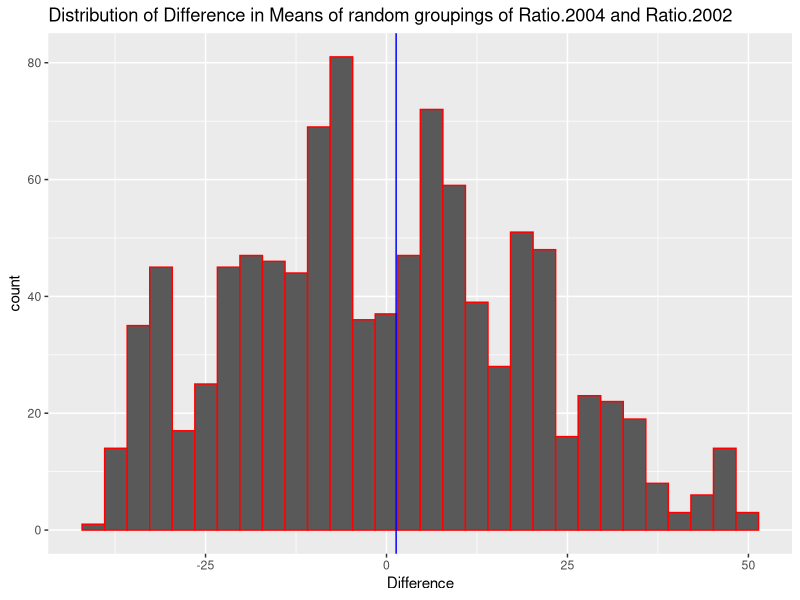

Reproduce this figure in R.
## ---- chunk 1
knitr::opts_chunk$set(echo = FALSE, warning = FALSE, message = FALSE)
## ---- chunk 2
library(tidyverse)
trafficData <- read_csv("TrafficDeathsPer1000.csv")%>%
  rename(Country = "Traffic mortality per 100,000, age adjusted")
populationDensity <- read_csv("PopulationDensity.csv")%>%
  rename(Country = "Population density (per square km)")

trafficDataReal <- trafficData %>%
  select(Country,`2002`,`2004`)
trafficDataReal$`2002` <- as.numeric(trafficDataReal$`2002`)
trafficDataReal$`2004` <- as.numeric(trafficDataReal$`2004`)

populationDensityReal <- populationDensity %>%
  select(Country,`2002`,`2004`)
populationDensityReal$`2002` <- as.numeric(populationDensityReal$`2002`)
populationDensityReal$`2004` <- as.numeric(populationDensityReal$`2004`)


mergedData <- trafficDataReal %>%
  inner_join(populationDensityReal, by = "Country", suffix = c(".trafficDeath",".popDensity"))

mergedDataReal <- na.omit(mergedData)
## ---- chunk 3

trafficDataAdam <- na.omit(trafficDataReal) %>%
  select(`2002`,`2004`)
  
as_tibble(trafficDataAdam)%>%
  map_dbl(mean)
## ---- chunk 4
mergedDataAdam <- mergedDataReal %>%
  select(2:5)

myColSummary <- function(df,myFun){
  myOut <- vector("double", length(df))
  for(i in seq(df)){
    myOut[i] <- myFun(df[[i]])
  }
  return(myOut)
}
myColSummary(mergedDataAdam,mean)
myColSummary(mergedDataAdam,sd)

## ---- chunk 5
AdamData <- mergedDataReal %>%
  mutate(Ratio.2002 = `2002.popDensity` / `2002.trafficDeath`, 
         Ratio.2004 = `2004.popDensity` / `2004.trafficDeath`)
#higher the ratio, lower the traffic deaths relative to population density

mean2002 <- AdamData %>%
  select(Ratio.2002)%>%
  summarise(mean = mean(Ratio.2002))
mean2004 <- AdamData %>%
  select(Ratio.2004)%>%
  summarise(mean = mean(Ratio.2004))

differenceActual = mean2004 - mean2002

testData <- AdamData %>%
  select(Ratio.2002, Ratio.2004)

combined <- c(testData$Ratio.2002, testData$Ratio.2004)

permutationAdam <- function(perms = 1000, values, n1)
{
  outputMean <- vector("double", perms)
  for (i in c(1:perms))
  {
    # Randomly separate vector "values" into disjoint 
    # groups of size "n1" and "length(values) - n1" respectively
    
    vector1 <- sample(values, n1)
    vector2 <- setdiff(values, vector1)

    # Compute the sample means for the two groups from 
    firstMean <- mean(vector1)
    secondMean <- mean(vector2)
    
    # Compute the difference in sample means
    meanDifference <- firstMean - secondMean
    
    outputMean[i] <- meanDifference
  }
  # Return new updated vector, created in step 1
  return(outputMean)
}

resultAdam <- permutationAdam(1000,combined,150)

ggplot()+
  geom_histogram(aes(x=resultAdam), col = "red")+
  geom_vline(xintercept = 1.33, col = "blue")+
  labs(title="Distribution of Difference in Means of random groupings of Ratio.2004 and Ratio.2002")+
  xlab("Difference")

percentileData <- sum(resultAdam<1.33)/1000
percentileData
## ---- chunk 6

TrafficRichard <- na.omit(trafficDataReal) %>%
  select(`2002`,`2004`)

as_tibble(TrafficRichard)%>%
  map_dbl(median)
## ---- chunk 7
mergedRichardData <- mergedDataReal %>%
  select(2:5)

myColSummary <- function(df,myFun){
  myOut <- vector("double", length(df))
  for(i in seq(df)){
    myOut[i] <- myFun(df[[i]])
  }
  return(myOut)
}
myColSummary(mergedRichardData,median)
myColSummary(mergedRichardData,sd)

## ---- chunk 8
